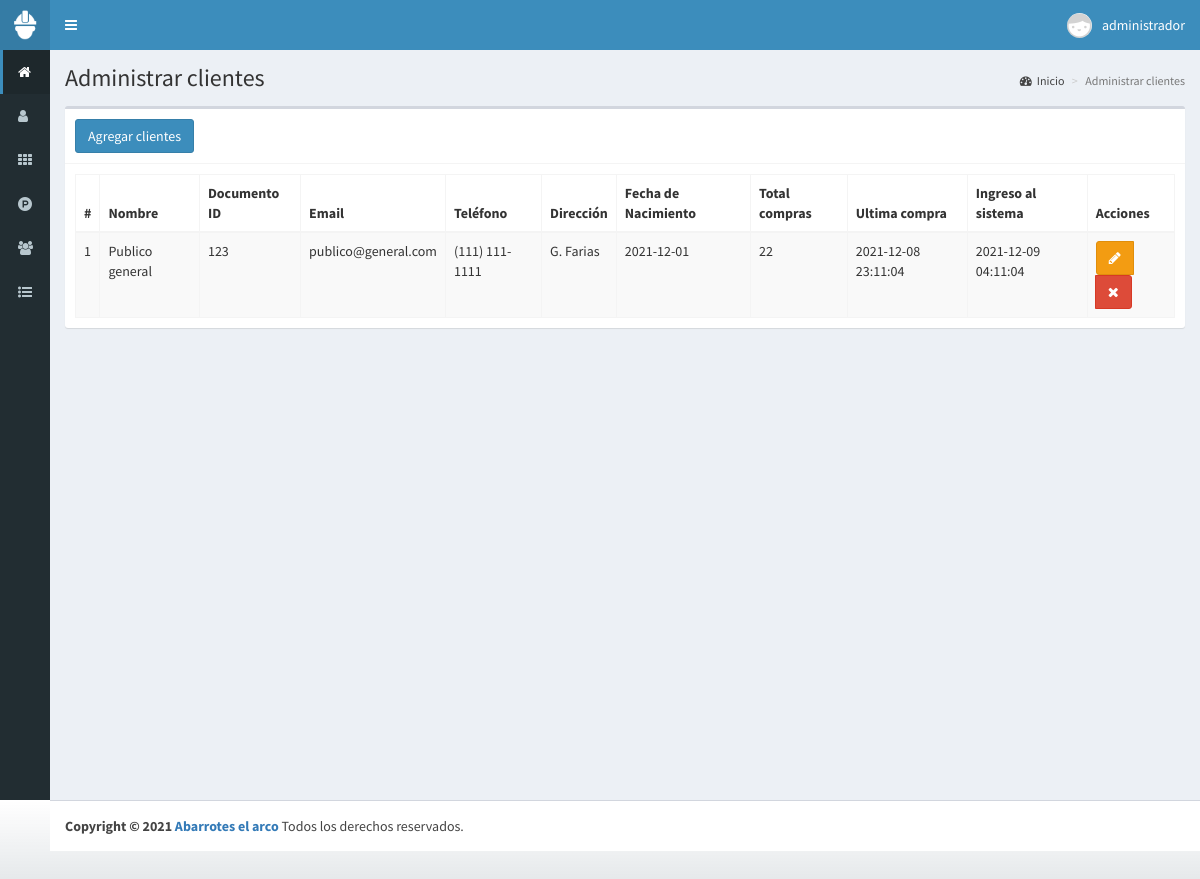
Screenshot of /clientes (signed in) with the database file from the repository.
### tables this page shows
CREATE TABLE `clientes` (
  `id` int(11) NOT NULL,
  `nombre` text NOT NULL,
  `documento` int(11) NOT NULL,
  `email` text NOT NULL,
  `telefono` text NOT NULL,
  `direccion` text NOT NULL,
  `fecha_nacimiento` date NOT NULL,
  `compras` int(11) NOT NULL,
  `ultima_compra` datetime DEFAULT NULL,
  `fecha` timestamp NOT NULL DEFAULT current_timestamp() ON UPDATE current_timestamp()
);

### controladores/plantilla.controlador.php (called while the page is built)
<?php
class ControladorPlantilla{
  static public function ctrPlantilla(){
        include "vistas/plantilla.php";
    }
}

### index.php (called while the page is built, shortened)
<?php
require_once "controladores/plantilla.controlador.php";
require_once "controladores/usuarios.controlador.php";
require_once "controladores/clientes.controlador.php";
require_once "controladores/ventas.controlador.php";
require_once "modelos/clientes.modelo.php";
$plantilla = new ControladorPlantilla();
$plantilla -> ctrPlantilla();

### controladores/clientes.controlador.php (called while the page is built, shortened)
<?php
class ControladorClientes{
    static public function ctrMostrarClientes($item, $valor){
        $tabla = "clientes";
        $respuesta = ModeloClientes::mdlMostrarClientes($tabla,$item,$valor);
        return $respuesta;
    }
}

### modelos/conexion.php (called while the page is built)
<?php
class Conexion{
   static public function conectar(){
        $link = new PDO("mysql::host=localhost;dbname=pos-arco",
                        "root",
                        "",);
       $link->exec("set names utf8");
        return $link;
    }
}

### modelos/clientes.modelo.php (called while the page is built, shortened)
<?php
require_once "conexion.php";
class ModeloClientes{
	static public function mdlMostrarClientes($tabla, $item, $valor){
		if($item != null){
			$stmt = Conexion::conectar()->prepare("SELECT * FROM $tabla WHERE $item = :$item");
			$stmt -> bindParam(":".$item, $valor, PDO::PARAM_STR);
			$stmt -> execute();
			return $stmt -> fetch();
		}else{
			$stmt = Conexion::conectar()->prepare("SELECT * FROM $tabla");
			$stmt -> execute();
			return $stmt -> fetchAll();
		}
	}
}

### vistas/modulos/clientes.php (the view, shortened to what this page needs)
<div class="content-wrapper">
  <section class="content-header">
        <h1>
          Administrar clientes
        </h1>
        <ol class="breadcrumb">
          <li><a href="inicio"><i class="fa fa-dashboard"></i>Inicio</a></li>
          <li class="active">Administrar clientes</li>
        </ol>
      </section>
      <section class="content">
        <div class="box">
          <div class="box-header with-border">
                <button class="btn btn-primary" data-toggle="modal" data-target="#modalAgregarCliente">
                  Agregar clientes
                </button>
          </div>
          <div class="box-body">
            <table class="table table-bordered table-striped dt-responsive tablas" width="100%">
              <thead>
                <tr>
                  <th style="width:10px">#</th>
                  <th>Nombre</th>
                  <th>Documento ID</th>
                  <th>Email</th>
                  <th>Teléfono</th>
                  <th>Dirección</th>
                  <th>Fecha de Nacimiento</th>
                  <th>Total compras</th>
                  <th>Ultima compra</th>
                  <th>Ingreso al sistema</th>
                  <th>Acciones</th>
                </tr>
              </thead>
            <tbody>
              <?php
              $item = null;
              $valor = null;
              $clientes = ControladorClientes::ctrMostrarClientes($item, $valor);
              foreach ($clientes as $key => $value) {
                echo '<tr>
                        <td>'.($key+1).'</td>
                        <td>'.$value["nombre"].'</td>
                        <td>'.$value["documento"].'</td>
                        <td>'.$value["email"].'</td>
                        <td>'.$value["telefono"].'</td>
                        <td>'.$value["direccion"].'</td>
                        <td>'.$value["fecha_nacimiento"].'</td>
                        <td>'.$value["compras"].'</td>
                        <td>'.$value["ultima_compra"].'</td>
                        <td>'.$value["fecha"].'</td>
                        <td>
                          <div class="btn-group">
                            <button class="btn btn-warning btnEditarCliente" data-toggle="modal" data-target="#modalEditarCliente" idCliente="'.$value["id"].'"><i class="fa fa-pencil"></i></button>';
                            if($_SESSION["perfil"] == "Administrador"){
                              echo '<button class="btn btn-danger btnEliminarCliente" idCliente="'.$value["id"].'"><i class="fa fa-times"></i></button>';
                          }
                          echo '</div>
                        </td>
                      </tr>';
                }
              ?>
            </tbody>
          </table>
        </div>
       </div>
      </div>
 </div>

### rows the page displays
clientes: nombre "Publico general", documento "123", email "publico@general.com", telefono "(111) 111-1111", direccion "G. Farias", fecha_nacimiento "2021-12-01", compras "22", ultima_compra "2021-12-08 23:11:04", fecha "2021-12-09 04:11:04"

### other values shown
$_SESSION["nombre"] "administrador"
